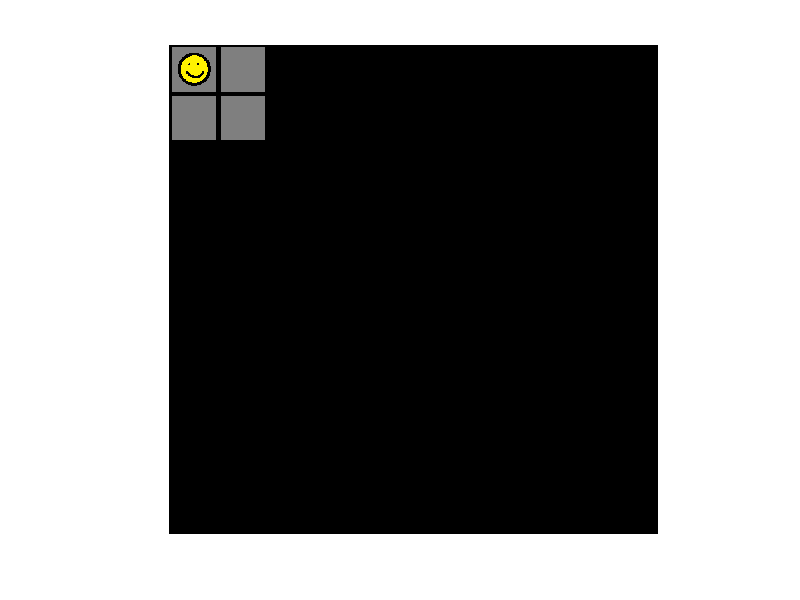

The MATLAB source for this figure: (Note: this script raises an error after producing the figure.)
GameMaster = 1;
while GameMaster == 1;
close all;
clear all;
load Adventure   % Loads the board (World - 10x10 cell array) along with a number of different image, shown below.
warning('off','all'); % turns off all warning messages
% Definitions

SOUND = 0;

% Type definitions
PLAYERT = 1;
DOORT = 2;
SUPERMONSTERT = 3;
MONSTERT = 4;
HEALTHBOOSTT = 5;
SWORDT = 6;
SHIELDT = 7;
BOOTT = 8;

IMG = {Player, Door, Monster, Monster, Health, Sword, Shield, Boots};
% Column Definitions

TYPE = 1;
X_COL = 2;
Y_COL = 3;
ATTACK_COL = 4;
ATTACK_BOOST_COL = 5;
DEFENSE_COL = 6;
DEFENSE_BOOST_COL = 7;
HEALTH_COL = 8;
SPEED_COL = 9;
SPEED_BOOST_COL = 10;

% Init
EL = zeros(33,10); %Preallocating space for the Entity List
EL(1,:) = [1 1 1 10 0 10 0 10 10 0]; %Begin player spawn (10 attack, health, Speed, Defense is default Placeholder)
rng('shuffle'); %Seeds the random function based on current time
EL(2,:) = [2 randi([7 8]) randi([7 8]) 0 0 0 0 100000 0 0]; %Randomly spawns door location
EL(3,:) = [3 EL(2,X_COL)-1 EL(2,Y_COL)-1 EL(1,4) 0 EL(1,6) 0 EL(1,8) EL(1,9) 0]; %Randomly spawns monster location within a 3 coordinate radius of the door. Also indexes into the players health, speed and defense stats to create a metroid-esque evil player (see Ryan for more details) 
for r = 4:1:33
    for c = 1:1:10
        rng('shuffle'); %randomly seeds entity generation based on current time
        if c == 1
            EL(r,c) = randi([4 8]); %Assigns random entity values
            if EL(r,c) == MONSTERT
                EL(r,MONSTERT) = randi([5 10]);
                EL(r,8) = randi([5 10]);
                EL(r,DEFENSE_COL) = randi([5 10]);
                EL(r,SPEED_COL) = randi([5 10]);
            elseif EL(r,c) == HEALTHBOOSTT
                EL(r,8) = 5;
            elseif EL(r,c) == SWORDT
                EL(r,ATTACK_BOOST_COL) = 5;
            elseif EL(r,c) == SHIELDT
                EL(r,DEFENSE_BOOST_COL) = 5;
            elseif EL(r,c) == BOOTT
                EL(r,SPEED_BOOST_COL) = 5;
            end
        elseif c == 2
            EL(r,c) = randi([2 10]);
        elseif c == 3
            EL(r,c) = randi([1 10]);
        end
        
    end
end
if SOUND == 1
    [y Fs] = audioread('Theme.mp3'); % Reads file � must be in current directory
    Theme = audioplayer(.3*y,Fs);  
    % Saves as song using sampling rate, Fs
    [y Fs] = audioread('Sword.mp3');
    Sword = audioplayer(.1*y,Fs);
    [y Fs] = audioread('Shield.wav');
    Shield = audioplayer(.1*y,Fs);
    [y Fs] = audioread('Health.wav');
    Health = audioplayer(.5*y,Fs);
end
%The use of shuffled x y coordinates leads to some repitition in entity
%location. This is resolved by the random generation. While an entity will
%oscillate between two x y coordinates in each new instance of a game, it
%has an 80% chance of being a different type of entity (i.e. a health
%potion at coordinate (3,4) may be a monster the next match, or something
%else at coordinate (4,3).
World{EL(1,X_COL),EL(1,Y_COL)} = Player; %indexes into World location for player based on x y coordinates given in the Entity List. Assigns Cell values to the values in the Player image (Test)
for r = 4:1:33
        while World{EL(r,2), EL(r,3)} ~= Blank %Checks to make sure the initial spawn point is blank, and creates new spawn point if it isn't
            EL(r,X_COL) = randi([2 10]);
            EL(r,Y_COL) = randi([1 10]);
        end
        World{EL(r,X_COL), EL(r,Y_COL)} = IMG{EL(r,TYPE)}; %Checks entity location on entity list, then indexes into the image master matrix for the entities image
end
World{EL(2,X_COL), EL(2,Y_COL)} = Door;

% Start Play
Health = 1;
Game = 1;
if SOUND == 1
    play(Theme)   % Plays the song
end
while Game == 1 && Health == 1
   World{EL(2,X_COL), EL(2,Y_COL)} = Door;
   World{EL(3,X_COL), EL(3,Y_COL)} = Monster-60;
   clc;
   disp 'Health: ';disp(EL(PLAYERT,HEALTH_COL));disp ' Attack: ';disp(EL(PLAYERT,ATTACK_COL));disp ' Defense: ';disp(EL(PLAYERT,DEFENSE_COL));disp ' Speed: ';disp(EL(PLAYERT,SPEED_COL));
   if EL(PLAYERT,HEALTH_COL) == 0
       Game = 0;
   elseif (EL(PLAYERT,X_COL) == EL(DOORT,X_COL)) && (EL(PLAYERT,Y_COL) == EL(DOORT,Y_COL))
       Game = 0;
   end
   World{EL(1,X_COL),EL(1,Y_COL)} = Player; %indexes into World location for player based on x y coordinates given in the Entity List. Assigns Cell values to the values in the Player image (Test)
playerx = EL(1, X_COL);
playery = EL(1, Y_COL);
for x = 1:10
    for y = 1:10
        if (x > playerx + 1 || x < playerx - 1 || y > playery + 1 || y < playery -1)
            World{x,y} = Blank-255;
        else
            matchingEntries = EL(:,X_COL) == x & EL(:,Y_COL) == y;
            if sum(matchingEntries) == 0
                World{x,y} = Blank;
            else
                entityInCell = find(matchingEntries == 1);
                etype = EL(entityInCell,TYPE);
                World{x,y} = IMG{etype};
            end
        end
    end
end
imshow([World{1,:};World{2,:};World{3,:};World{4,:};World{5,:};World{6,:};World{7,:};World{8,:};World{9,:};World{10,:}]); %displays updated board with Player entity displayed in assigned location
    

for r = 1:1:size(EL)
    for row = 2:1:size(EL)
        if (EL(PLAYERT,X_COL) == EL(row,X_COL) && EL(PLAYERT,Y_COL) == EL(row,Y_COL)) && EL(row,TYPE) ~= 2
            %Insert Combat Block Here
            while (EL(row,TYPE) == MONSTERT || EL(row,TYPE) == SUPERMONSTERT) && EL(row,HEALTH_COL) > 0 && EL(PLAYERT,HEALTH_COL) > 0
                choice = menu('You have stumbled upon a monster! What do you do?','Attack','Defend','Run');
                clc;
                chance = randi([1 10]);
                if choice == 1 && chance > 4 %60 percent chance of dealing a good hit
                    damagedealt = floor((EL(PLAYERT,ATTACK_COL)/randi([1 10])));
                    EL(row,HEALTH_COL) = EL(row,HEALTH_COL) - damagedealt;
                    fprintf('You landed a great hit against the monster and did %0.2f damage!\n Monster health: %0.2f\n',damagedealt,EL(row,HEALTH_COL));
                elseif choice == 1 && chance < 4 %20 percent chance of a glancing shot
                    damagedealt = floor((EL(PLAYERT,ATTACK_COL)/chance));
                    EL(row,HEALTH_COL) = EL(row,HEALTH_COL) - damagedealt;
                    fprintf('You stumbled as you swung and did %0.2f damage! \nMonster health: %0.2f\n',damagedealt,EL(row,HEALTH_COL));
                elseif choice == 1 && chance < 2 %20 percent chance of missing entirely
                    damagedealt = 0;
                    fprintf('What an amatuer! You missed and did %0.2f damage! \nMonster health: %0.2f\n',damagedealt,EL(row,HEALTH_COL));
                elseif choice == 2 && chance > 4
                    damagetaken = floor((EL(PLAYERT,DEFENSE_COL)/randi([1 10])));
                    EL(row,DEFENSE_COL) = EL(row,DEFENSE_COL) - damagetaken;
                    fprintf('You planted your shield firmly and protected yourself against a brutal blow! \nYour shield lost %0.2f durability\n',damagedealt,EL(row,DEFENSE_COL));
                    if EL(row,DEFENSE_COL) < 0
                        EL(row, DEFENSE_COL) = 0;
                    end
                elseif choice == 2 && chance < 4
                    damagetaken = floor((EL(PLAYERT,DEFENSE_COL)/chance));
                    EL(row,DEFENSE_COL) = EL(row,DEFENSE_COL) - damagetaken;
                    fprintf('You raise your shield but just barely block the blow. You get the wind knocked out of you and you lose %0.2f Defense.\n',damagetaken);
               elseif choice == 2 && chance < 2
                    damagetaken = floor(EL(PLAYERT,DEFENSE_COL)/chance);
                    EL(row,DEFENSE_COL) = EL(row,DEFENSE_COL) - damagetaken;
                    EL(row,HEALTH_COL) = EL(row,HEALTH_COL)- .75*damagetaken;
                    fprintf('You planted your shield but failed to cover your left shoulder. Your left shoulder is now gone, as is your shield. \nDefense lost: %0.2f. Health lost: %0.2f\n',damagetaken,.5*damagetaken);
               elseif choice == 3 || EL(PLAYERT,SPEED_COL) > 0
                   EL(PLAYERT,SPEED_COL) = EL(PLAYERT,SPEED_COL) - 10;
                   EL(PLAYERT,X_COL) = EL(PLAYERT,X_COL)+1;
                   if EL(PLAYERT,SPEED_COL) < 0
                      EL(PLAYERT,SPEED_COL) = 0;
                      EL(PLAYERT,HEALTH_COL) = EL(PLAYERT,HEALTH_COL) - 2;
                   end
                   break;
                end
               monsterc = randi([0 10]);
               if monsterc > 4 && choice ~= 2 && choice ~= 3
                   damagedealt = (randi([1 10])/10)*EL(row,ATTACK_COL);
                   EL(PLAYERT,DEFENSE_COL) = EL(PLAYERT,DEFENSE_COL) - damagedealt;
                   fprintf('Monster grabs your shield at your shield and removes %0.2f defense\n',damagedealt);
                   if EL(PLAYERT,DEFENSE_COL) == 0
                   EL(PLAYERT,HEALTH_COL) = EL(PLAYERT,HEALTH_COL) - damagedealt;
                   fprintf('The monster grabs your battered shield and stabs over it. He decreases your health by %0.2f\n',damagedealt);
                   end
               elseif monsterc < 4 && choice ~= 2 && choice ~=3
                   damagedealt = (randi([1 10])/10)*EL(row,ATTACK_COL);
                   EL(PLAYERT,HEALTH_COL) = EL(PLAYERT,HEALTH_COL) - damagedealt;
                   fprintf('He stabs at your face and deals %0.2f damage. Why do you heroes never wear helmets?\n',damagedealt);
               elseif monsterc < 2 && choice ~= 2 && choice ~= 3
                   damagedealt = (randi([1 6])/10)*EL(row,ATTACK_COL);
                   EL(PLAYERT,HEALTH_COL) = EL(PLAYERT,HEALTH_COL) - damagedealt;
                   fprintf('The monster decides to use a bow on you. You take an arrow to the knee and lose %0.2f health.\n',damagedealt);
               end
               monsterc = randi([0 100]);
               if monsterc < 5 && choice ~=2 && choice ~= 3
                   EL(row,ATTACK_COL) = EL(row,ATTACK_COL)-EL(row,ATTACK_COL);
                   fprintf('The monster is so awed by your sick moves he is ashamed of himself and commits sudoku. Congrats. Jerk.\n')
               end
               disp 'Health: ';disp(EL(PLAYERT,HEALTH_COL));disp ' Attack: ';disp(EL(PLAYERT,ATTACK_COL));disp ' Defense: ';disp(EL(PLAYERT,DEFENSE_COL));disp ' Speed: ';disp(EL(PLAYERT,SPEED_COL));
            end
            if EL(row,TYPE) == 5
                if SOUND == 1
                    play(Health)
                end
                PreviousHealth = EL(PLAYERT, HEALTH_COL);
                EL(PLAYERT, HEALTH_COL) = EL(PLAYERT, HEALTH_COL) + EL(row,HEALTH_COL); %Checks pickup type for Health, adds the random health value to the player health column (keeps it less than 20)
                fprintf('Health Vat added %0.2f health!',EL(PLAYERT,HEALTH_COL) - PreviousHealth)
                if EL(PLAYERT, HEALTH_COL) > 20
                    EL(PLAYERT, HEALTH_COL) = 20;
                end
            elseif EL(row,TYPE) == 6
                PreviousAttack = EL(PLAYERT,ATTACK_BOOST_COL);
                if SOUND == 1
                    play(Sword)
                end
                EL(PLAYERT, ATTACK_BOOST_COL) = EL(PLAYERT, ATTACK_BOOST_COL) + EL(row,ATTACK_BOOST_COL); %Checks pickup type for sword, adds the random value to the player attack boost column, which is then added to the attack (keeps it less than 20)
                EL(PLAYERT, ATTACK_COL) = EL(PLAYERT, ATTACK_COL) + (EL(PLAYERT,ATTACK_BOOST_COL)-PreviousAttack);
                if EL(PLAYERT, ATTACK_COL) > 20
                    EL(PLAYERT, ATTACK_COL) = 20;
                end
                fprintf('Sword added %0.2 attack!',EL(PLAYERT,ATTACK_BOOST_COL) - PreviousAttack)
            elseif EL(row,TYPE) == 7
                PreviousDefense = EL(PLAYERT, DEFENSE_BOOST_COL);
                if SOUND == 1
                    play(Shield)
                end
                EL(PLAYERT, DEFENSE_BOOST_COL) = EL(PLAYERT, DEFENSE_BOOST_COL) + EL(row,DEFENSE_BOOST_COL); %Checks pickup type for shield, adds the random value to the player defense boost column, which is then added to the player defense (keeps it less than 20)
                EL(PLAYERT, DEFENSE_COL) = EL(PLAYERT, DEFENSE_COL) + (EL(PLAYERT,DEFENSE_BOOST_COL)-PreviousDefense);
                fprintf('Shield added %0.2 defense!',EL(PLAYERT,DEFENSE_BOOST_COL) - PreviousDefense)                
                if EL(PLAYERT, DEFENSE_COL) > 20
                    EL(PLAYERT, DEFENSE_COL) = 20;
                end
            elseif EL(row,TYPE) == 8
                PreviousSpeed = EL(PLAYERT, SPEED_BOOST_COL);
                EL(PLAYERT, SPEED_BOOST_COL) = EL(PLAYERT, SPEED_BOOST_COL) + EL(row,SPEED_BOOST_COL); %Checks pickup type for boots, adds the random value to the player speed boost column column, which is then added to the player speed column (keeps it less than 20)
                fprintf('You picked up %0.2 speed boost to use in battle!',EL(PLAYERT,SPEED_BOOST_COL) - PreviousSpeed)                
                if EL(PLAYERT, SPEED_COL) > 20
                    EL(PLAYERT, SPEED_COL) = 20;
                end
            end
            World{EL(row,X_COL), EL(row,Y_COL)} = Blank;
            World{EL(row,X_COL), EL(row,Y_COL)} = IMG{PLAYERT};
            EL(row, X_COL) = 11;
            EL(row,Y_COL) = 11;
        end
    end
end
% Movement
player = EL(1,:);
MOBVIEWDISTANCE = 4;
for i = 1:length(EL)
    entity = EL(i,:);
   if entity(TYPE) == PLAYERT
       %Player movement
       VALID = 0;
       dx = 0;
       dy = 0;
       while VALID == 0
           h = figure(1);
           waitforbuttonpress;
           k = get(h,'CurrentKey');
           switch (k)
               case 'downarrow'
                   dx = 1;
                   VALID = 1;
               case 'uparrow'
                   dx = -1;
                   VALID = 1;
               case 'leftarrow'
                   dy = -1;
                   VALID = 1;
               case 'rightarrow'
                   dy = 1;
                   VALID = 1;
           end
           if VALID == 1
               px = dx + player(X_COL);
               py = dx + player(Y_COL);
               if px > 10 || px < 1 || py > 10 || py < 1
                   VALID = 0;
               end
           end
       end
       EL(i,X_COL) = EL(i,X_COL) + dx;
       EL(i,Y_COL) = EL(i,Y_COL) + dy;
   elseif entity(TYPE) == MONSTERT
       %Lets see if a player is around
       ex = entity(X_COL);
       ey = entity(Y_COL);
       px = player(X_COL);
       py = player(Y_COL);
       
       availableLocations = [1 0 0; 0 1 0; -1 0 0; 0 -1 0; 0 0 Inf]; % x y weight
       %lower is better
       %we want to avoid going nowhere unless we have nowhere to go or we
       %agro to right there
       
       if 1 || ((ex - px)^2 + (ey - py)^2 < 16)
           % need to use distance to weight
           for j = 1:5
               availableLocations(j,3) = ((ex+availableLocations (j,1))-px) ^ 2 + ((ey + availableLocations(j,2))-px)^2;
           end
       end
       appropriateLocations = zeros([5 3]);
       max = 0;
       for j = 1:5
           newx = availableLocations(j,1) + ex;
           newy = availableLocations(j,2) + ey;
           if newx > 10 || newx < 1 || newy > 10 || newy < 1
               continue;
           end
           collisions = (EL(X_COL)==newx & EL(Y_COL) == newy & (EL(TYPE) == MONSTERT || EL(TYPE) == DOORT || EL(TYPE) == SUPERMONSTERT));
           collisions(i) = 0; %don't care if colides with self
           if sum(collisions) == 0 %no collisions with monsters, doors, or supermosters
               max = max + 1;
               appropriateLocations(max,:) = availableLocations(j,:);
           end
       end
       if max ~= 0

           weights = appropriateLocations(1:max,3);
           bestWeight = min(weights);
           bestWeightPositions = find(appropriateLocations(:,3) == bestWeight);
           bestLocations = appropriateLocations(bestWeightPositions, :);

           entries = length(bestWeightPositions);
       else
           entries = 0;
       end
       movementChoice = [0 0];
       if entries == 0
           continue;
       elseif entries == 1
           movementChoice = bestLocations(1,[1 2]); %extract xy
       else
           movementChoice = bestLocations(randi(entries),[1 2]); %extract random entry from appropriateLocations xy
       end
       EL(i,X_COL) = ex + movementChoice(1);
       EL(i,Y_COL) = ey + movementChoice(2);
   end
end
end
if SOUND == 1
    stop(Theme) % Stops the song
end
if Health == 0
  close all;
  GameMaster = menu('You have died a warriors death. Would you like to play again?','Yes','No');
else
  close all;
  GameMaster = menu('Congratulations! You won the game! Would you like to play again?','Yes','No');  
end
end
clear all;
clc;
% Combat Start

% Combat End

% End Play
